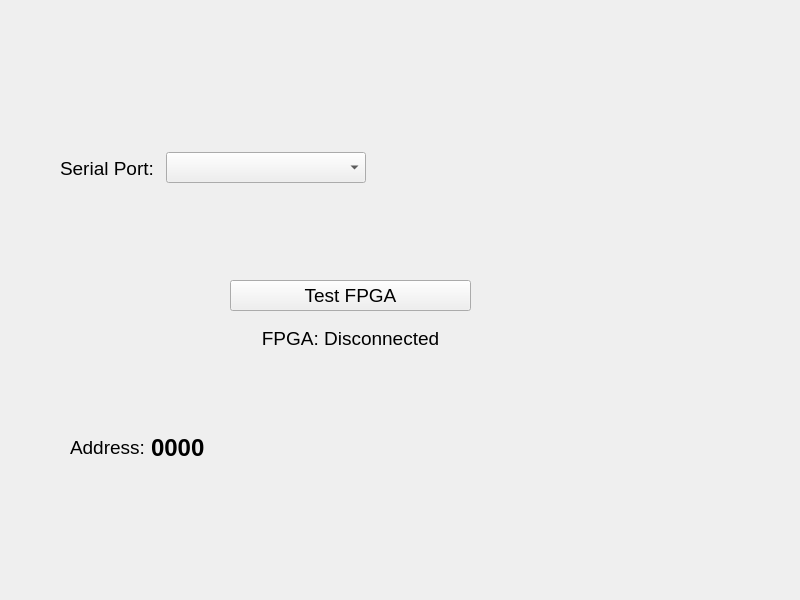
<?xml version="1.0" encoding="UTF-8"?>
<ui version="4.0">
 <class>Widget</class>
 <widget class="QWidget" name="Widget">
  <property name="geometry">
   <rect>
    <x>0</x>
    <y>0</y>
    <width>800</width>
    <height>600</height>
   </rect>
  </property>
  <property name="font">
   <font>
    <pointsize>14</pointsize>
   </font>
  </property>
  <property name="windowTitle">
   <string>Widget</string>
  </property>
  <widget class="QWidget" name="layoutWidget">
   <property name="geometry">
    <rect>
     <x>230</x>
     <y>280</y>
     <width>241</width>
     <height>74</height>
    </rect>
   </property>
   <layout class="QVBoxLayout" name="verticalLayout">
    <property name="spacing">
     <number>12</number>
    </property>
    <item>
     <widget class="QPushButton" name="pushButton">
      <property name="text">
       <string>Test FPGA</string>
      </property>
     </widget>
    </item>
    <item>
     <widget class="QLabel" name="label">
      <property name="text">
       <string>FPGA: Disconnected</string>
      </property>
      <property name="alignment">
       <set>Qt::AlignmentFlag::AlignCenter</set>
      </property>
     </widget>
    </item>
   </layout>
  </widget>
  <widget class="QWidget" name="addressSectionWidget">
   <property name="geometry">
    <rect>
     <x>60</x>
     <y>150</y>
     <width>306</width>
     <height>36</height>
    </rect>
   </property>
   <layout class="QHBoxLayout" name="horizontalLayout">
    <item>
     <widget class="QLabel" name="portLabel">
      <property name="text">
       <string>Serial Port:</string>
      </property>
     </widget>
    </item>
    <item>
     <widget class="QComboBox" name="portComboBox">
      <property name="minimumSize">
       <size>
        <width>200</width>
        <height>0</height>
       </size>
      </property>
     </widget>
    </item>
   </layout>
  </widget>
  <widget class="QWidget" name="">
   <property name="geometry">
    <rect>
     <x>70</x>
     <y>430</y>
     <width>140</width>
     <height>35</height>
    </rect>
   </property>
   <layout class="QHBoxLayout" name="addressLayout">
    <item>
     <widget class="QLabel" name="AddressLabel">
      <property name="text">
       <string>Address:</string>
      </property>
     </widget>
    </item>
    <item>
     <widget class="QLabel" name="addressValueLabel">
      <property name="font">
       <font>
        <pointsize>18</pointsize>
        <bold>true</bold>
       </font>
      </property>
      <property name="text">
       <string>0000</string>
      </property>
     </widget>
    </item>
   </layout>
  </widget>
 </widget>
 <resources/>
 <connections/>
</ui>
